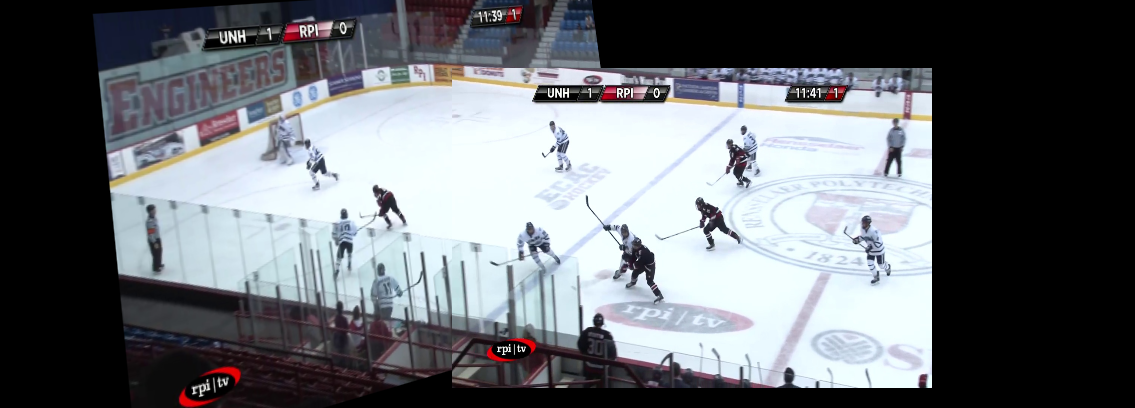
#> input picture code/research code/panorama/2_image_pano.png, 1135 x 408 px, given in place of ACHA_vid.mp4, which was not available
$ python get_bottom_boards.py
#> lines starting #> are read from the running program, lines starting #| are printed output that depends on the picture; after the words box and inside, x2 and y2 are one past the last pixel; in counts of white or black regions, pixels touching at a corner belong together; pictures that were not available may be replaced by others from this repository, and a replacement may not be noted
import cv2
import numpy as np

def test():
  vidcap = cv2.VideoCapture('../../../data/video/ACHA_vid.mp4')
  success = True
  while success:
    success,image = vidcap.read()
#> image is the input picture: shape (408, 1135, 3); mean B, G, R 113.7, 109, 105.1
    k = define_line(image)
    if(k == 27):
      cv2.destroyAllWindows()
      break


def define_line(im=None,draw = False):
#> called with draw = False
  if(im is None):
    im = cv2.imread('../../../data/frames/continuous/ACHA UNH/frame1121.jpg')

  # preprocessing
  im = cv2.resize(im, None, fx=.5, fy=.5)
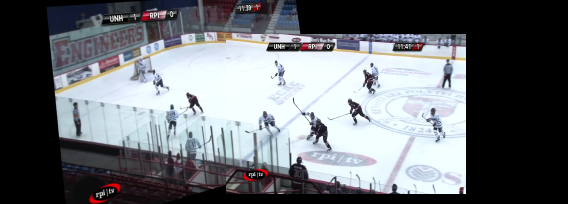
#> im: shape (204, 568, 3); mean of channels 0, 1, 2 113.6, 108.9, 105.1; drawn as B, G, R
  gray = cv2.cvtColor(im, cv2.COLOR_BGR2GRAY)
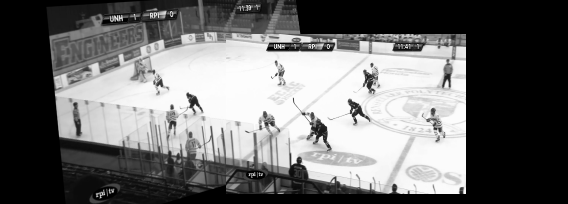
#> gray: shape (204, 568); min 0, max 253, mean 108.3
  edges = cv2.Canny(gray, 50, 150)
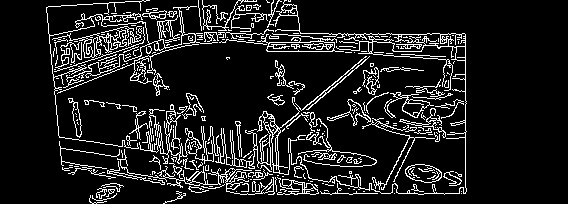
#> edges: shape (204, 568); 11.7% white in thin lines or dots, all inside (x1, y1, x2, y2) = (46, 0, 467, 204)
  dilated = cv2.dilate(edges, np.ones((3,3), dtype=np.uint8))
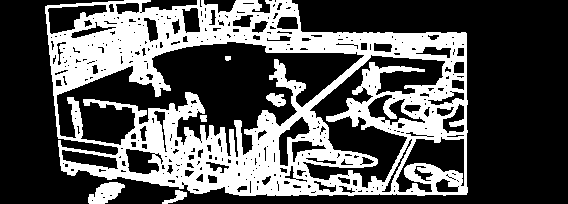
#> dilated: shape (204, 568); 33.6% white; 6 white regions, box (x1, y1, x2, y2) and area: (45, 0, 468, 196) 37997, (88, 182, 125, 204) 507, (266, 93, 286, 107) 180, (162, 190, 187, 204) 144, (200, 115, 207, 122) 45, (225, 56, 231, 61) 27


  lines = cv2.HoughLinesP(dilated, rho=1, theta=np.pi/180, threshold=10, maxLineGap=20, minLineLength=400)
#> lines = [[47, 33, 466, 47], [49, 48, 466, 34], [63, 171, 467, 192]]
  if(lines is not None):
    for line in lines:
      for x1, y1, x2, y2 in line:
        color = [255,0,0] # color vert lines blue
        cv2.line(im, (x1, y1), (x2, y2), color=color, thickness=1)
#> this loop made 3 passes
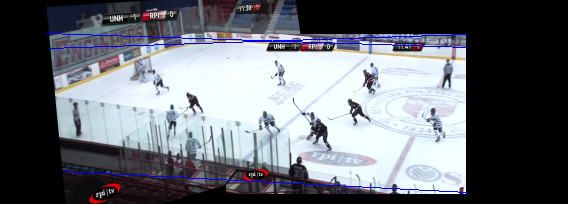
#> im: shape (204, 568, 3); 1.07% of pixels changed, all inside (x1, y1, x2, y2) = (47, 33, 468, 193); drawn as B, G, R

  cv2.imshow('boards',im)

  k = cv2.waitKey(0)
#> (key Esc is pressed here)
  if(k==27):
    return k

if __name__ == '__main__':
  #define_line(None,True)
  test()
#> in test, `k = define_line(image)`: k = 27

$ run again, on code/research code/panorama/pano_from_scratch_v1.png
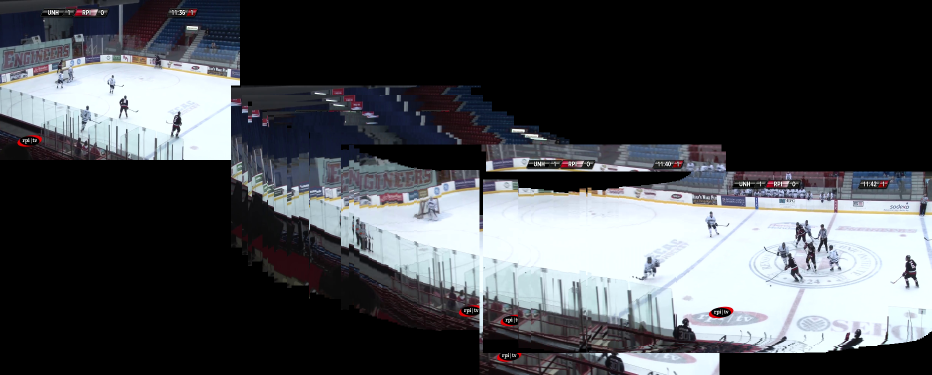
#> input picture code/research code/panorama/pano_from_scratch_v1.png, 1864 x 750 px, given in place of ACHA_vid.mp4, which was not available (shown at 1/2 size)
#> in test, image is the input picture: shape (750, 1864, 3); mean B, G, R 79.7, 75.9, 73.2
#> in define_line, `edges = cv2.Canny(gray, 50, 150)`:
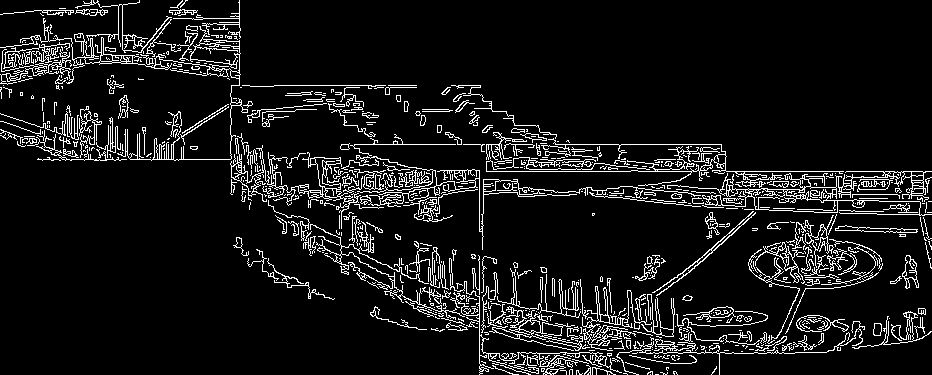
#> edges: shape (375, 932); 8.8% white in thin lines or dots
#> dilated: shape (375, 932); 25.2% white; 25 white regions, largest, box (x1, y1, x2, y2) and area: (0, 0, 932, 375) 83759, (232, 236, 336, 301) 1006, (889, 254, 920, 290) 516
#> lines = [[316, 169, 837, 215], [485, 161, 931, 177], [302, 249, 720, 369], [281, 232, 720, 358], [481, 129, 886, 215], [326, 172, 777, 211], [317, 173, 756, 211], [512, 373, 923, 330], [491, 164, 930, 179], [485, 165, 930, 180], [478, 360, 923, 321], [247, 163, 798, 211]]
#> the loop in define_line, `for line in lines:` made 12 passes
#> after the loop in define_line, `for line in lines:`:
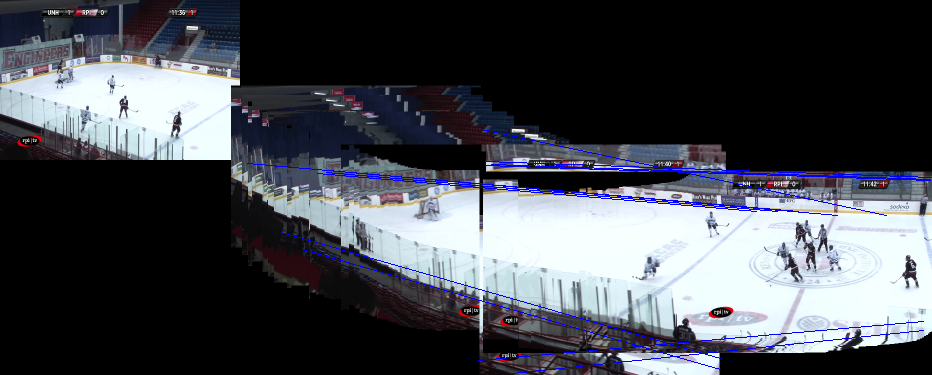
#> im: shape (375, 932, 3); mean of channels 0, 1, 2 81.6, 74.1, 71.4; drawn as B, G, R
#> k = 27

$ run again, on code/research code/panorama/frame1094.jpg
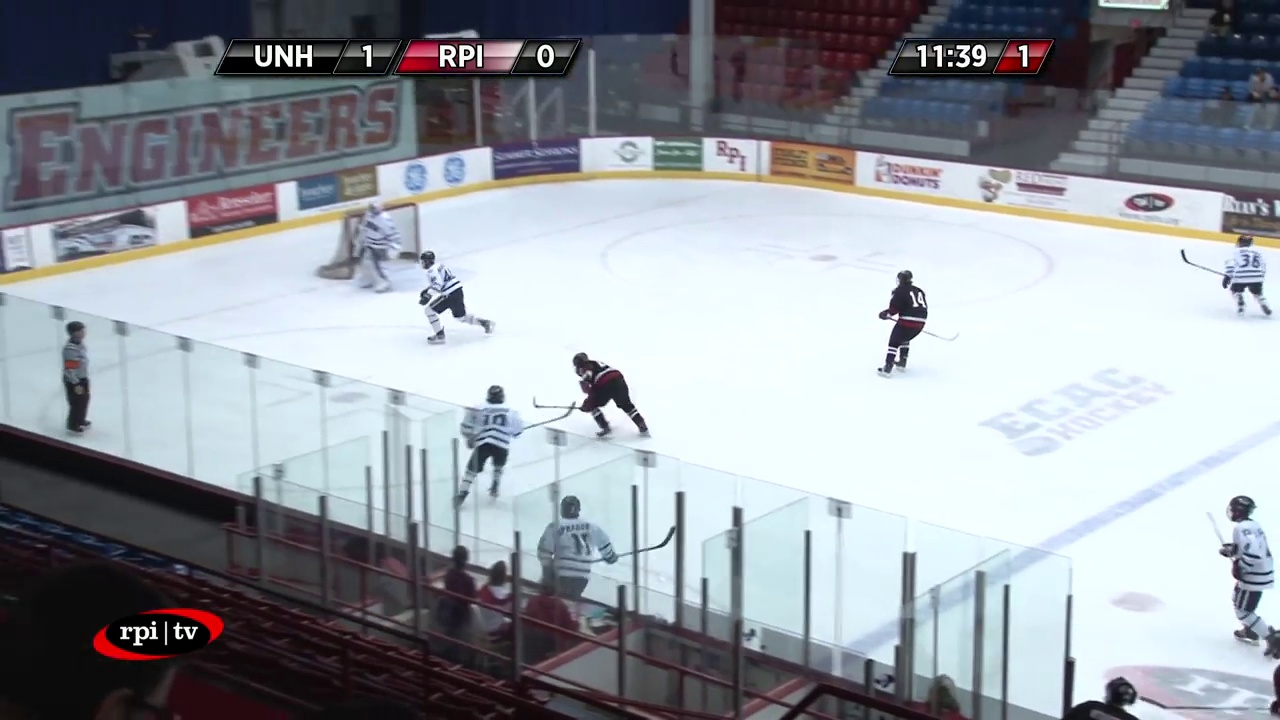
#> input picture code/research code/panorama/frame1094.jpg, 1280 x 720 px, given in place of ACHA_vid.mp4, which was not available
#> in test, image is the input picture: shape (720, 1280, 3); mean B, G, R 160.8, 154, 148.3
#> in define_line, `edges = cv2.Canny(gray, 50, 150)`:
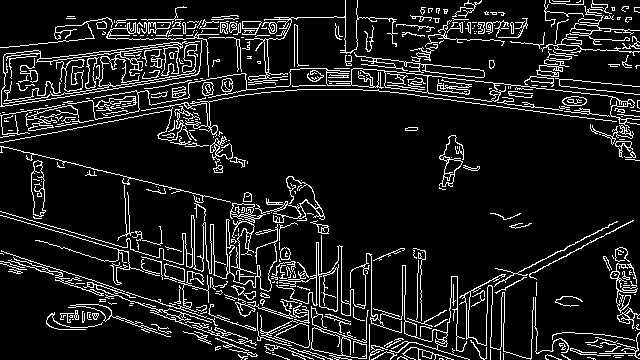
#> edges: shape (360, 640); 11% white in thin lines or dots
#> dilated: shape (360, 640); 32.8% white; 23 white regions, largest, box (x1, y1, x2, y2) and area: (0, 0, 640, 174) 36701, (0, 145, 640, 360) 36238, (438, 134, 481, 191) 853
#> lines = [[31, 94, 570, 85], [0, 212, 504, 347], [68, 54, 639, 124], [0, 114, 460, 66], [3, 82, 612, 82], [0, 215, 532, 357], [94, 244, 502, 353], [74, 252, 504, 359], [0, 216, 532, 359], [1, 212, 503, 346], [26, 224, 530, 359]]
#> the loop in define_line, `for line in lines:` made 11 passes
#> after the loop in define_line, `for line in lines:`:
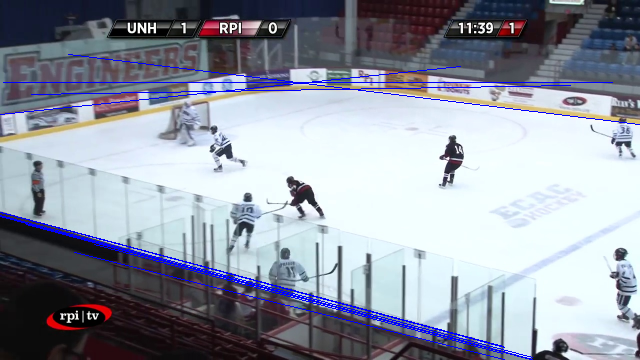
#> im: shape (360, 640, 3); mean of channels 0, 1, 2 163.5, 151.2, 145.5; drawn as B, G, R
#> k = 27
